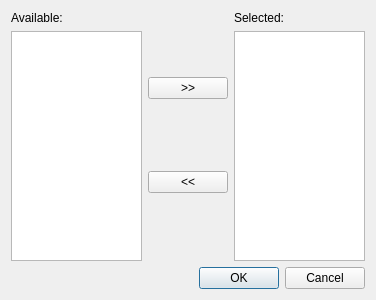
<?xml version="1.0" encoding="UTF-8"?>
<ui version="4.0">
 <class>ComponentDialogBase</class>
 <widget class="QDialog" name="ComponentDialogBase">
  <property name="geometry">
   <rect>
    <x>0</x>
    <y>0</y>
    <width>376</width>
    <height>300</height>
   </rect>
  </property>
  <property name="windowTitle">
   <string>Dialog</string>
  </property>
  <layout class="QGridLayout" name="gridLayout">
   <item row="0" column="0">
    <layout class="QHBoxLayout" name="horizontalLayout">
     <item>
      <layout class="QVBoxLayout" name="verticalLayout_2">
       <item>
        <widget class="QLabel" name="label">
         <property name="text">
          <string>Available:</string>
         </property>
        </widget>
       </item>
       <item>
        <widget class="QListWidget" name="availableList"/>
       </item>
      </layout>
     </item>
     <item>
      <layout class="QVBoxLayout" name="verticalLayout">
       <item>
        <widget class="QPushButton" name="addButton">
         <property name="text">
          <string>&gt;&gt;</string>
         </property>
        </widget>
       </item>
       <item>
        <widget class="QPushButton" name="removeButton">
         <property name="text">
          <string>&lt;&lt;</string>
         </property>
        </widget>
       </item>
      </layout>
     </item>
     <item>
      <layout class="QVBoxLayout" name="verticalLayout_3">
       <item>
        <widget class="QLabel" name="label_2">
         <property name="text">
          <string>Selected:</string>
         </property>
        </widget>
       </item>
       <item>
        <widget class="QListWidget" name="selectedList"/>
       </item>
      </layout>
     </item>
    </layout>
   </item>
   <item row="2" column="0">
    <widget class="QDialogButtonBox" name="buttonBox">
     <property name="orientation">
      <enum>Qt::Horizontal</enum>
     </property>
     <property name="standardButtons">
      <set>QDialogButtonBox::Cancel|QDialogButtonBox::Ok</set>
     </property>
    </widget>
   </item>
   <item row="1" column="0">
    <layout class="QHBoxLayout" name="customLayout">
     <property name="spacing">
      <number>0</number>
     </property>
    </layout>
   </item>
  </layout>
 </widget>
 <resources/>
 <connections>
  <connection>
   <sender>buttonBox</sender>
   <signal>accepted()</signal>
   <receiver>ComponentDialogBase</receiver>
   <slot>accept()</slot>
   <hints>
    <hint type="sourcelabel">
     <x>248</x>
     <y>254</y>
    </hint>
    <hint type="destinationlabel">
     <x>157</x>
     <y>274</y>
    </hint>
   </hints>
  </connection>
  <connection>
   <sender>buttonBox</sender>
   <signal>rejected()</signal>
   <receiver>ComponentDialogBase</receiver>
   <slot>reject()</slot>
   <hints>
    <hint type="sourcelabel">
     <x>316</x>
     <y>260</y>
    </hint>
    <hint type="destinationlabel">
     <x>286</x>
     <y>274</y>
    </hint>
   </hints>
  </connection>
 </connections>
</ui>
